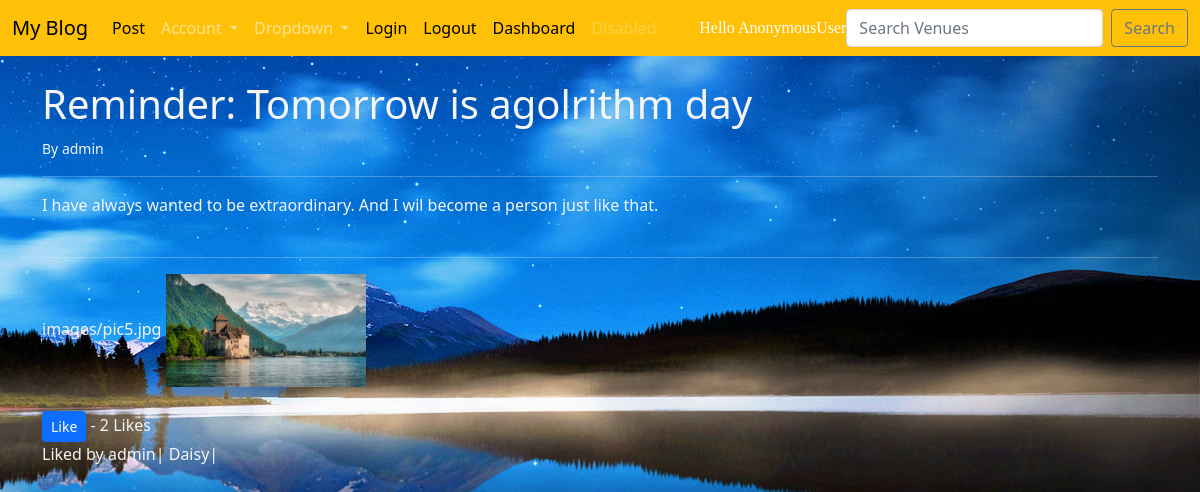
Screenshot of /blog/detailpost/12/ with the database file from the repository.
### myblog/models.py (models this page shows, shortened)
class Post(models.Model):
    title=models.CharField(max_length=120,null=True)
    header_image = models.ImageField(null=True, blank=True, upload_to="images/")
    time=models.DateTimeField(auto_now_add=True,null=True)
    author=models.ForeignKey(User,on_delete=SET_NULL,null=True)
    content=RichTextField(blank=True,null=True)
    likes=models.ManyToManyField(User,related_name='blog_likes')
    def total_likes(self):
        return self.likes.count()

### myblog/views.py (the view)
# urls.py: path('detailpost/<int:post_id>/',detail_post,name='detail-post'),
def detail_post(request,post_id):
    liked=False
    post=Post.objects.get(id=post_id)
    total_likes=post.total_likes()
    likes=Post.objects.get(id=post_id).likes.all()
    if post.likes.filter(id=request.user.id).exists():
        liked=True
    else:
        liked=False
    return render(request,'myblog/detail_post.html',{'post':post,'total_likes':total_likes,'likes':likes,'liked':liked})

### templates/myblog/detail_post.html (shortened to what this page needs)
{% extends 'main.html' %}
{% block content %}
<div style='color:whitesmoke'>
<h1> {{ post.title }} </h1>
<small>By {{ post.author }}</small>
<br/>
<hr>
<p>
    {{ post.content|safe }}
    <br>
    <br>
    <hr>
    {% if post.header_image %}
    {{post.header_image}}
    <img src="{{ post.header_image.url }}" style='width: 200px;height:100%;'>
    {% else %}
    <p>No image uploaded</p>
    {% endif %}
    <br/><br/>
    {% if liked %}
    <form action="{% url 'post-likes' post.id %}" method='POST'>
        {% csrf_token %}
        <button type='submit' class="btn btn-warning btn-sm" name="post_id" value='{{post.id}}'>Unlike</button> - {{total_likes}} Likes
        <br/>Liked by {% for like in likes %}
                      {% if like == user %}
                      you|
                      {% else %}
                      {{like}}|
                      {% endif %}
                      {% endfor %}
    </form>
    {% else %}
    <form action="{% url 'post-likes' post.id %}" method='POST'>
        <button type='submit' class="btn btn-primary btn-sm" name="post_id" value='{{post.id}}'>Like</button> - {{total_likes}} Likes
        <br/>Liked by {% for like in likes %}
                      {{like}}|
                      {% endfor %}
    </form>
    {% endif %}
</p>
</div>
{% endblock %}

### rows the page displays
Post: title "Reminder: Tomorrow is agolrithm day", author "admin", content "I have always wanted to be extraordinary. And I wil become a person just like that.", header_image "images/pic5.jpg", header_image (picture)

### other values shown
{{ user }} "AnonymousUser"
{{ total_likes }} "2"
{{ like }} "admin"
{{ like }} "Daisy"
